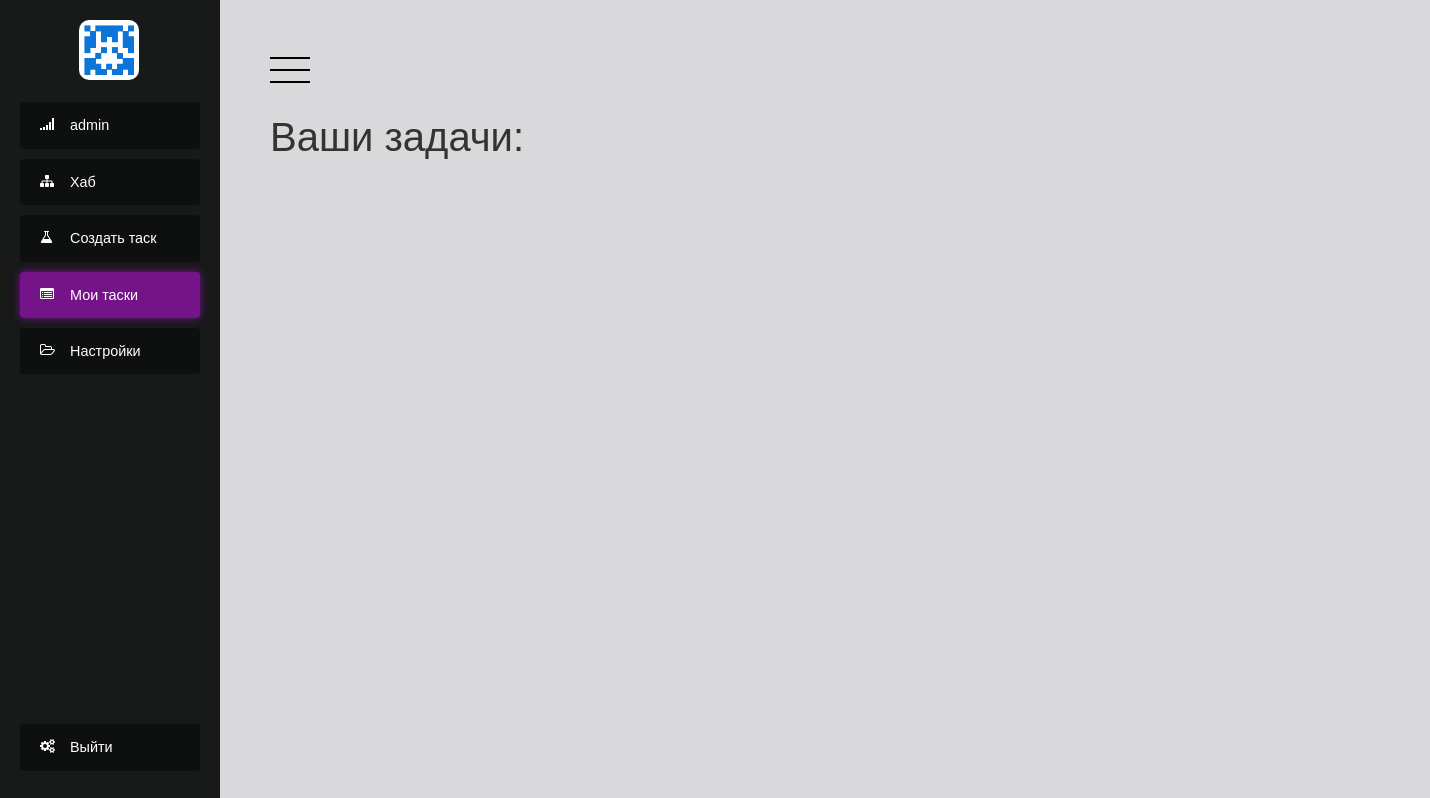
Before: /tasks (signed in) with the older database file.
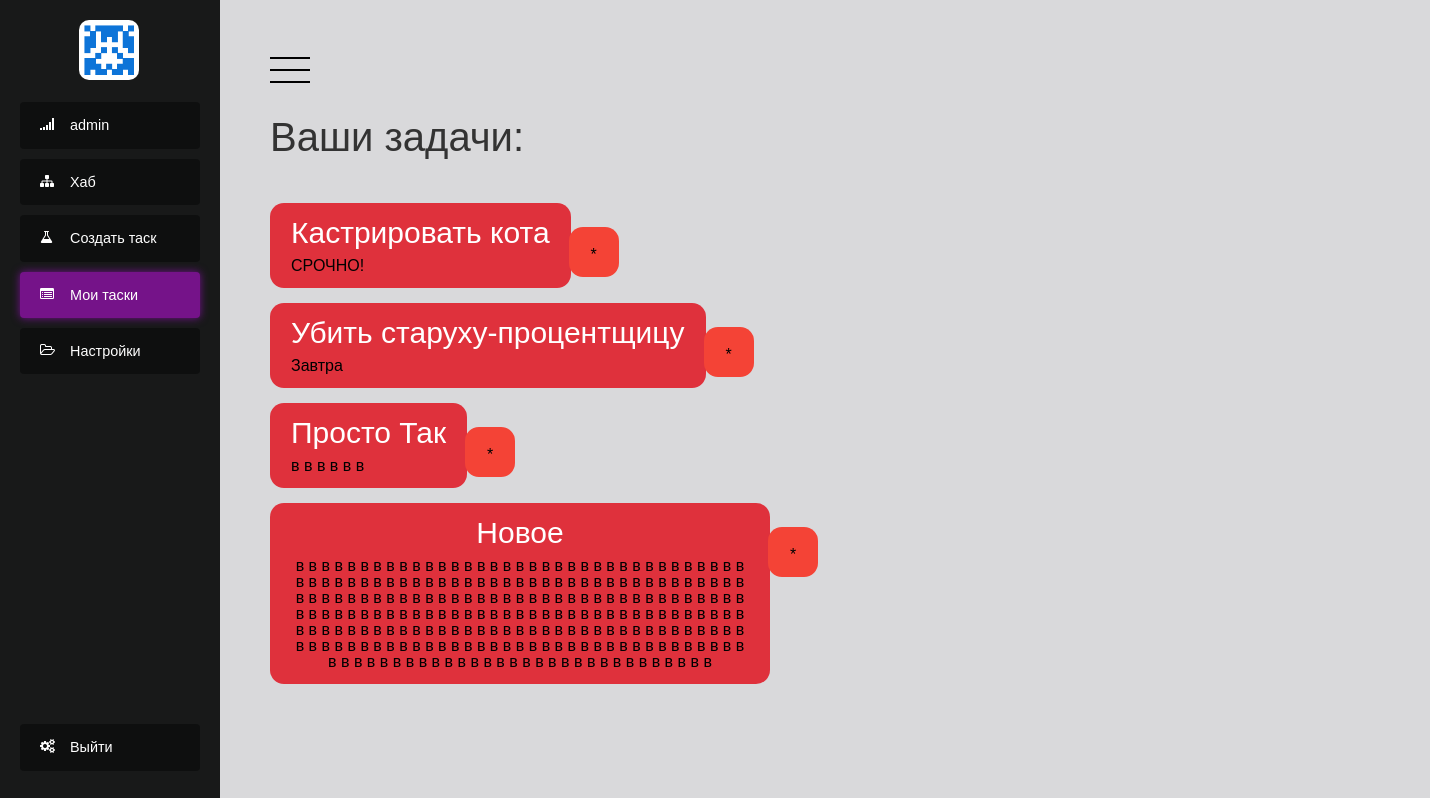
After: the same page with the newer database file.
### codev_app/models.py (models this page shows)
class UserProfile(models.Model):
    user = models.OneToOneField(User, on_delete=models.CASCADE)
    bio = models.TextField(max_length=500, blank=True)
    location = models.CharField(max_length=30, blank=True)
    avatar = models.ImageField(upload_to='users')

class Task(models.Model):
    idea = models.CharField(max_length=200)
    body = models.TextField(max_length=10000)
    creation_date = models.DateTimeField(default=time.now)
    author = models.ForeignKey(to=User, blank=True, on_delete=models.CASCADE, null=True)

### codev_app/views.py (the view)
# urls.py: path('tasks', my_tasks),
def my_tasks(request):
    context = get_context(request, 'tasks')
    context.update({'tasks' : Task.objects.filter(author=request.user)})
    return render(request, 'tasks.html', context)

### codev_app/views.py (called while the page is built)
def get_context(request, pagename):
    context = {
        'pagename': pagename,
        'loginform': LoginForm(),
        'user': request.user,
        'registerform': RegistrationForm(request.POST)
    }
    if request.user.is_authenticated:
        context.update({'avatar': request.user.userprofile.avatar})
    return context

### templates/tasks.html (shortened to what this page needs)
<!DOCTYPE html>
<html lang="en">
<head>
    <link rel="stylesheet" type="text/css" href="/static/modern_style.css">
</head>
<body>
{% include 'patterns/modern_menu.html' %}
<h1>Ваши задачи:</h1>
<ul class="tasks">
    {% for task in tasks %}
      <div class="task-div">
          <button class="task">
          <a class='button-delete' href="/remove/{{ task.id }}">*</a>
          <h1>{{ task.idea }}</h1>
          <a>{{task.body}}</a>
           </button>
      </div>
    {% endfor %}
</ul>
{% include 'patterns/modern_footer.html' %}
</html>

### templates/patterns/modern_menu.html (shortened to what this page needs)
<div class="wrapper">
  <div class="sidebar">
    <ul class="nav">
      <li><img class="avatar" src="{{ MEDIA_URL }}{{ avatar }}"></li>
      <li><a>{{ user }}</a></li>
      <li><a {% if pagename == 'hab' %}class="active"{% endif %} href="/">Хаб</a></li>
      <li><a {% if pagename == 'make_task' %}class="active"{% endif %} href="/add_task">Создать таск</a></li>
      <li><a {% if pagename == 'tasks' %}class="active"{% endif %} href="/tasks">Мои таски</a></li>
      <li><a {% if pagename == 'settings' %}class="active"{% endif %}>Настройки</a></li>
      <li><a class="logout" href="u/logout/">Выйти</a></li>
    </ul>
  </div>
  <div class="content isOpen">
          <a class="button">
      <svg xmlns="http://www.w3.org/2000/svg" viewBox="0 0 100 100">
        <line x1="0" y1="20" x2="100" y2="20" />
        <line x1="0" y1="50" x2="100" y2="50" />
        <line x1="0" y1="80" x2="100" y2="80" />
      </svg>
    </a>

### templates/patterns/modern_footer.html (shortened to what this page needs)
</div>
</div>
</body>

### static/modern_style.css (style rules this page uses)
*, *::before, *::after { margin: 0; padding: 0; box-sizing: border-box; }
a { text-decoration: none; }
html, body { height: 100%; width: 100%; font-family: 'Montserrat', sans-serif; -webkit-font-smoothing: antialiased; font-smoothing: antialiased; background-color: #2a313d; }
body { font: 500 .9rem/1 'Avenir Next', sans-serif; color: #333; background: rgb(45,48,58); }
.wrapper { display: flex; min-height: 100%; background-color: #181919; }
.sidebar { position: absolute; width: 220px; padding: 20px; }
.content { flex: 1; padding: 50px; background: #d9d9db; transform: translateX(0); transition: transform .3s; }
.content.isOpen { transform: translateX(220px); }
.button { cursor: pointer; }
.button svg { width: 40px; }
h1 { margin-top: 25px; font-size: 40px; font-weight: 400; }
.nav { list-style: none; }
.nav li a { background: #0e0f0f; margin-top: 10px; position: relative; display: block; margin-bottom: 5px; padding: 16px 0 16px 50px; color: #fff; border-radius: 4px; -webkit-transition-duration: 0.4s; transition-duration: 0.5s; transition: all .2s ease-in-out; cursor: pointer; }
.nav li a.logout { margin-top: 350px; }
.nav li a.active { background-color: #751389; box-shadow: 0px 0px 8px #751390; }
.nav li a::before { font: 14px fontawesome; position: absolute; top: 15px; left: 20px; }
.nav li:nth-child(2) a::before { content: '\f012'; }
.nav li:nth-child(3) a::before { content: '\f0e8'; }
.nav li:nth-child(4) a::before { content: '\f0c3'; }
.nav li:nth-child(5) a::before { content: '\f022'; }
.nav li:nth-child(6) a::before { content: '\f115'; }
.nav li:nth-child(7) a::before { content: '\f085'; }
.tasks { list-style: none; }
.tasks { margin-top: 30px; width: 500px; border-radius: 15px; background: transparent; min-height: 80px; padding-top: 1px; }
.tasks a { margin-top: 10px; color: black; float: left; }
.tasks h1 { margin-top: 1px; font-size: 30px; text-align-all: center; }
.task { position: relative; display: inline-block; float: left; text-align: center; background: #df313c; color: #fff; margin-top: 15px; font-size: 16px; padding: 12px 19px; line-height: 1; border-color: transparent; border-radius: 14px; min-width: 5%; -webkit-transition-duration: 0.4s; transition-duration: 0.5s; transition: all .2s ease-in-out; cursor: pointer; z-index: 50; }
.avatar { margin-left: 33%; margin-bottom: 10px; height: 60px; width: 60px; -webkit-border-radius: 10px; -moz-border-radius: 10px; border-radius: 10px; cursor: pointer; }
.button-delete { position: absolute; width: 50px; height: 50px; text-align: center; padding: 20px; margin-left: 50%; margin-top: 10px; background-color: #f44336; border-radius: 14px; z-index: 40; }

Changed rows visible on the page:
added Task: idea "Кастрировать кота", body "СРОЧНО!"
added Task: idea "Убить старуху-процентщицу", body "Завтра"
added Task: idea "Просто Так", body "в в в в в в"
added Task: idea "Новое", body "в в в в в в в в в в в в в в в в в в в в в в в в в в в в в в в в в в в в в в в в в в в в в в в в в в в в в в в в в в в в в в в в в в в в в в в в в в в в в в в в в в в в в в в в в в в в в в в в в в в в в в в в в в в в в в в в в в в в в в в в в в в в в в в в в в в в в в в в в в в в в в в в в в в в в в в в в в в в в в в в в в в в в в в в в в в в в в в в в в в в в в в в в в в в в в в в в в в в в в в в в в в в в в в в в в в в в в в в в в в в в в в в в в в в в в в в в в в в в в в в"
